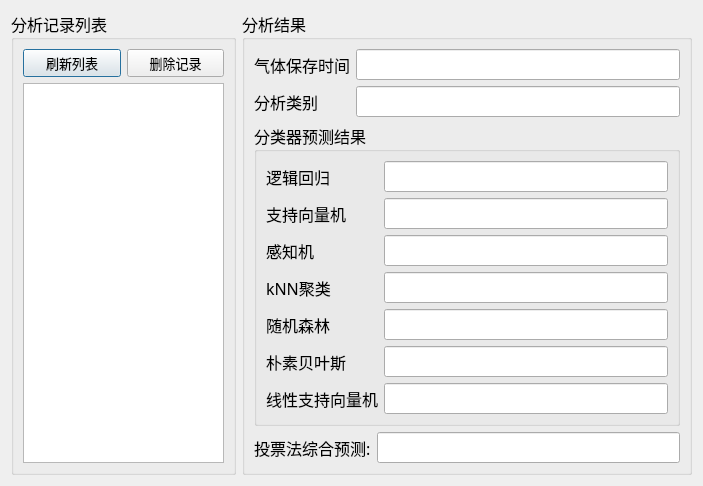
<?xml version="1.0" encoding="UTF-8"?>
<ui version="4.0">
 <class>Index_statusInfo</class>
 <widget class="QDialog" name="Index_statusInfo">
  <property name="geometry">
   <rect>
    <x>0</x>
    <y>0</y>
    <width>703</width>
    <height>457</height>
   </rect>
  </property>
  <property name="windowTitle">
   <string>Dialog</string>
  </property>
  <property name="windowIcon">
   <iconset resource="res_Index.qrc">
    <normaloff>:/icons/icons/food/147.png</normaloff>:/icons/icons/food/147.png</iconset>
  </property>
  <layout class="QHBoxLayout" name="horizontalLayout" stretch="1,2">
   <item>
    <widget class="QGroupBox" name="groupBox">
     <property name="font">
      <font>
       <family>宋体</family>
       <pointsize>12</pointsize>
      </font>
     </property>
     <property name="title">
      <string>分析记录列表</string>
     </property>
     <layout class="QVBoxLayout" name="verticalLayout">
      <item>
       <layout class="QHBoxLayout" name="horizontalLayout_3">
        <item>
         <widget class="QPushButton" name="refreshButton">
          <property name="font">
           <font>
            <family>黑体</family>
            <pointsize>10</pointsize>
           </font>
          </property>
          <property name="text">
           <string>刷新列表</string>
          </property>
         </widget>
        </item>
        <item>
         <widget class="QPushButton" name="deleteButton">
          <property name="font">
           <font>
            <family>黑体</family>
            <pointsize>10</pointsize>
           </font>
          </property>
          <property name="text">
           <string>删除记录</string>
          </property>
         </widget>
        </item>
       </layout>
      </item>
      <item>
       <widget class="QListView" name="listView"/>
      </item>
     </layout>
    </widget>
   </item>
   <item>
    <widget class="QGroupBox" name="groupBox_2">
     <property name="font">
      <font>
       <family>宋体</family>
       <pointsize>12</pointsize>
      </font>
     </property>
     <property name="title">
      <string>分析结果</string>
     </property>
     <layout class="QVBoxLayout" name="verticalLayout_2" stretch="1,5,0">
      <item>
       <layout class="QFormLayout" name="formLayout">
        <item row="0" column="0">
         <widget class="QLabel" name="label">
          <property name="text">
           <string>气体保存时间</string>
          </property>
         </widget>
        </item>
        <item row="0" column="1">
         <widget class="QLineEdit" name="saveTimeEdit">
          <property name="readOnly">
           <bool>true</bool>
          </property>
         </widget>
        </item>
        <item row="1" column="0">
         <widget class="QLabel" name="label_2">
          <property name="text">
           <string>分析类别</string>
          </property>
         </widget>
        </item>
        <item row="1" column="1">
         <widget class="QLineEdit" name="preTypeEdit">
          <property name="readOnly">
           <bool>true</bool>
          </property>
         </widget>
        </item>
       </layout>
      </item>
      <item>
       <widget class="QGroupBox" name="groupBox_3">
        <property name="title">
         <string>分类器预测结果</string>
        </property>
        <layout class="QGridLayout" name="gridLayout">
         <item row="2" column="0">
          <widget class="QLabel" name="label_5">
           <property name="text">
            <string>感知机</string>
           </property>
          </widget>
         </item>
         <item row="3" column="0">
          <widget class="QLabel" name="label_6">
           <property name="text">
            <string>kNN聚类</string>
           </property>
          </widget>
         </item>
         <item row="3" column="2">
          <widget class="QLineEdit" name="preKNNEdit">
           <property name="readOnly">
            <bool>true</bool>
           </property>
          </widget>
         </item>
         <item row="4" column="0">
          <widget class="QLabel" name="label_7">
           <property name="text">
            <string>随机森林</string>
           </property>
          </widget>
         </item>
         <item row="0" column="2">
          <widget class="QLineEdit" name="preLogisticEdit">
           <property name="readOnly">
            <bool>true</bool>
           </property>
          </widget>
         </item>
         <item row="1" column="0">
          <widget class="QLabel" name="label_4">
           <property name="text">
            <string>支持向量机</string>
           </property>
          </widget>
         </item>
         <item row="2" column="2">
          <widget class="QLineEdit" name="prePerceptronEdit">
           <property name="readOnly">
            <bool>true</bool>
           </property>
          </widget>
         </item>
         <item row="5" column="2">
          <widget class="QLineEdit" name="preGaussianEdit">
           <property name="readOnly">
            <bool>true</bool>
           </property>
          </widget>
         </item>
         <item row="5" column="0">
          <widget class="QLabel" name="label_8">
           <property name="text">
            <string>朴素贝叶斯</string>
           </property>
          </widget>
         </item>
         <item row="1" column="2">
          <widget class="QLineEdit" name="preSVCEdit">
           <property name="readOnly">
            <bool>true</bool>
           </property>
          </widget>
         </item>
         <item row="4" column="2">
          <widget class="QLineEdit" name="preForestEdit">
           <property name="readOnly">
            <bool>true</bool>
           </property>
          </widget>
         </item>
         <item row="0" column="0">
          <widget class="QLabel" name="label_3">
           <property name="text">
            <string>逻辑回归</string>
           </property>
          </widget>
         </item>
         <item row="6" column="0">
          <widget class="QLabel" name="label_9">
           <property name="text">
            <string>线性支持向量机</string>
           </property>
          </widget>
         </item>
         <item row="6" column="2">
          <widget class="QLineEdit" name="preLinearSVCEdit">
           <property name="readOnly">
            <bool>true</bool>
           </property>
          </widget>
         </item>
        </layout>
       </widget>
      </item>
      <item>
       <layout class="QHBoxLayout" name="horizontalLayout_2">
        <item>
         <widget class="QLabel" name="label_10">
          <property name="text">
           <string>投票法综合预测:</string>
          </property>
         </widget>
        </item>
        <item>
         <widget class="QLineEdit" name="preVoteEdit">
          <property name="readOnly">
           <bool>true</bool>
          </property>
         </widget>
        </item>
       </layout>
      </item>
     </layout>
    </widget>
   </item>
  </layout>
 </widget>
 <resources>
  <include location="res_Index.qrc"/>
 </resources>
 <connections/>
</ui>
